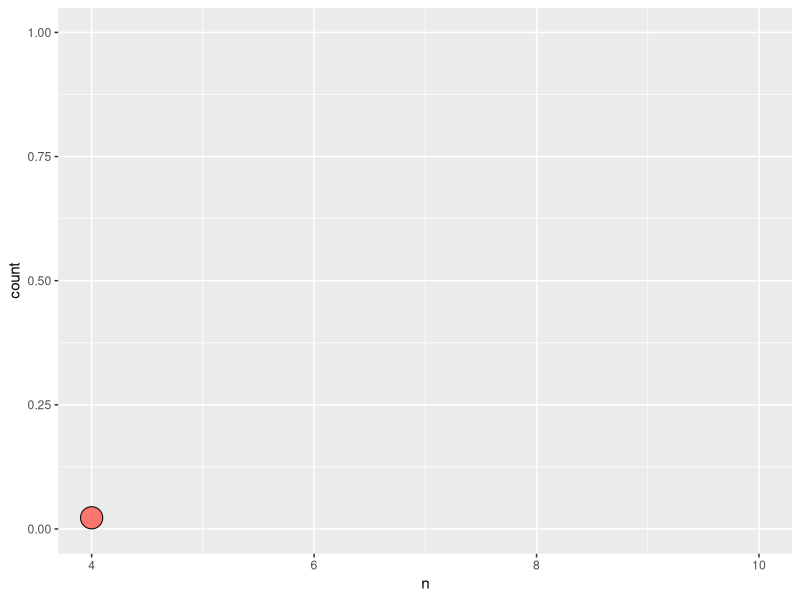

This figure's R source:
library(ggplot2)
library(dplyr)

dat <- readr::read_tsv("shuffle/data/dolphins.tsv") %>%
  rename(treatment = EV, response = RV)

shuffle_data <- function(x) {
  dat %>%
    mutate(response = sample(response))
}

summarize_results <- function(x) {
  x %>%
    group_by(treatment, response) %>%
    summarize(n = n())
}

results <- data_frame()

new_results <- dat %>%
  shuffle_data() %>%
  summarize_results() %>%
  filter(treatment == "dolphins", response == "improved") %>%
  mutate(current = TRUE)
new_results

results <- results %>%
  mutate(current = FALSE) %>%
  bind_rows(new_results)

results$current[results$n == new_results$n] <- TRUE
results

ggplot(results, aes(x = n, fill = current)) +
  geom_dotplot() +
  xlim(c(4, 10)) +
  theme(legend.position = "none")
